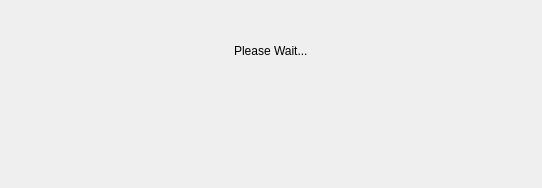
<?xml version="1.0" encoding="UTF-8"?>
<ui version="4.0">
 <class>please_wait_dialog</class>
 <widget class="QDialog" name="please_wait_dialog">
  <property name="geometry">
   <rect>
    <x>0</x>
    <y>0</y>
    <width>542</width>
    <height>188</height>
   </rect>
  </property>
  <property name="contextMenuPolicy">
   <enum>Qt::NoContextMenu</enum>
  </property>
  <property name="windowTitle">
   <string>Please Wait</string>
  </property>
  <layout class="QVBoxLayout" name="verticalLayout_2">
   <item>
    <layout class="QVBoxLayout" name="verticalLayout">
     <item alignment="Qt::AlignHCenter">
      <widget class="QLabel" name="text_label">
       <property name="text">
        <string>Please Wait...</string>
       </property>
      </widget>
     </item>
     <item alignment="Qt::AlignHCenter">
      <widget class="QLabel" name="ships_wheel_gif">
       <property name="text">
        <string/>
       </property>
       <property name="textFormat">
        <enum>Qt::PlainText</enum>
       </property>
       <property name="pixmap">
        <pixmap>../../../../Downloads/2582328 (1).gif</pixmap>
       </property>
       <property name="scaledContents">
        <bool>false</bool>
       </property>
      </widget>
     </item>
    </layout>
   </item>
  </layout>
 </widget>
 <resources/>
 <connections/>
</ui>
